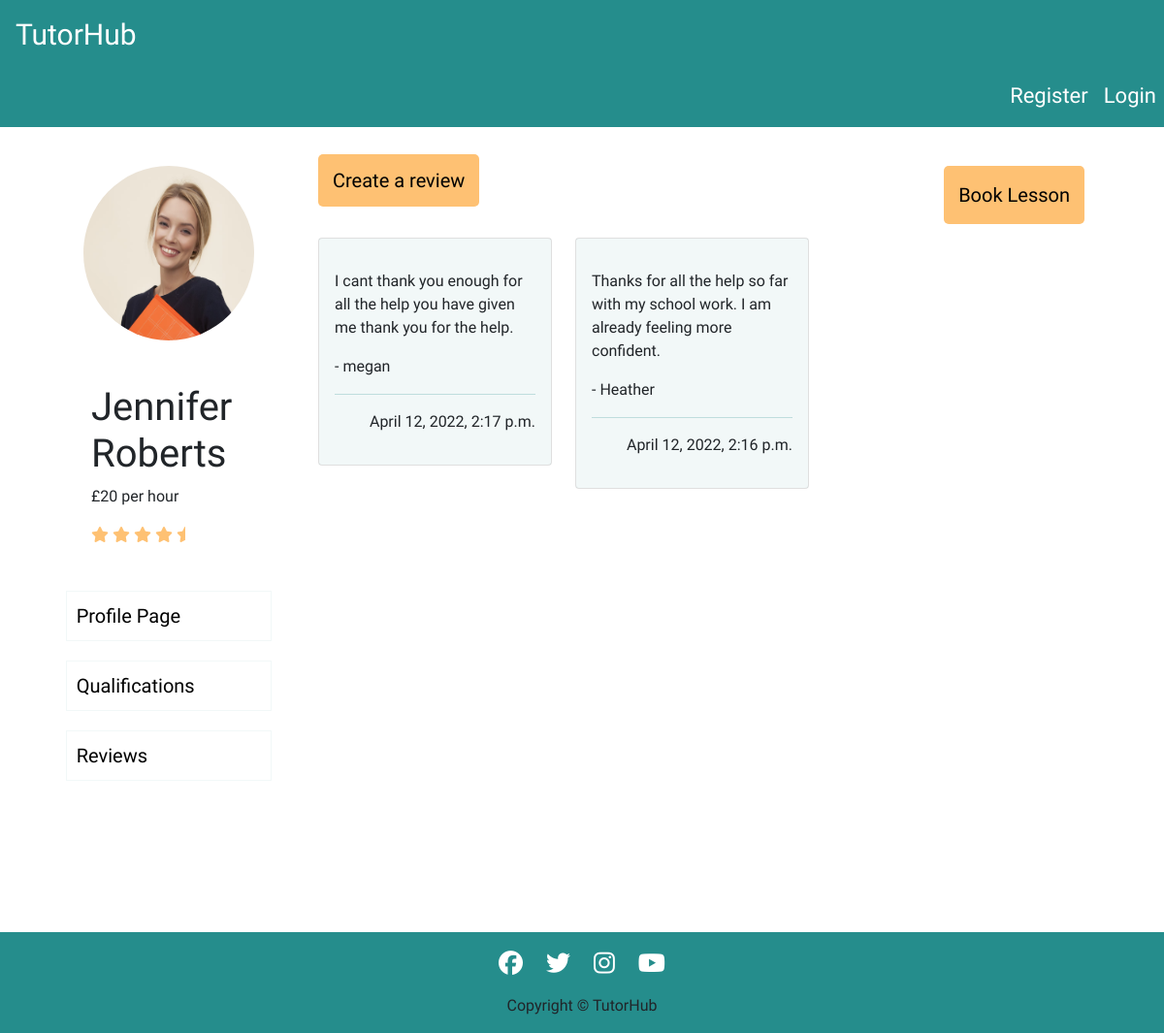
/tutors/tutor_two/reviews/, run on an earlier commit of the app's database.
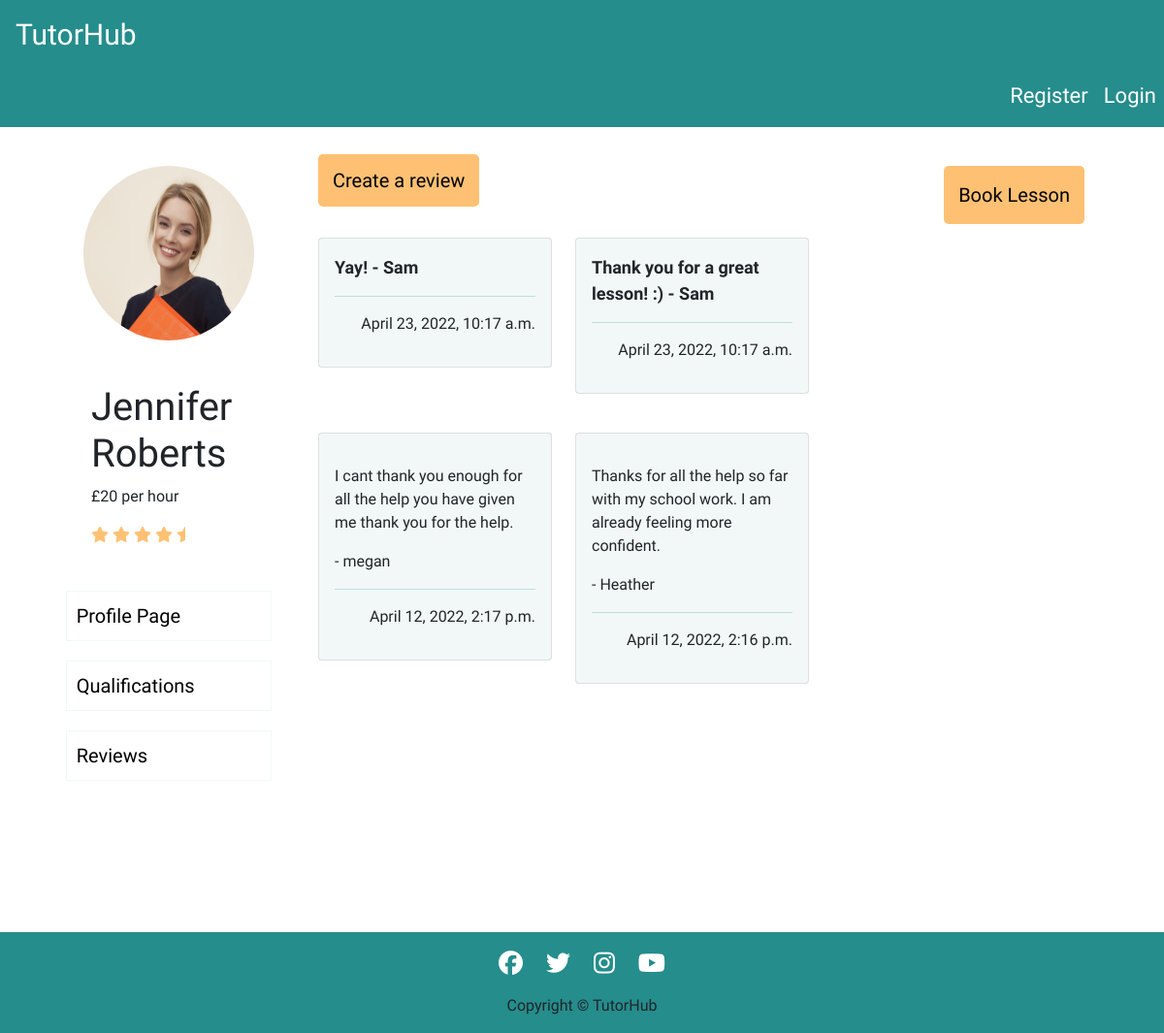
And on a later commit of the database.
### tutorprofile/models.py (models this page shows)
class Review(models.Model):
    tutor = models.CharField(max_length=50)
    student = models.ForeignKey(User, on_delete=models.CASCADE, related_name="review")
    review = models.CharField(max_length=150)
    created_on = models.DateTimeField(auto_now_add=True)
    class Meta:
        ordering = ['-created_on']

### tutorprofile/views.py (the view)
# urls.py: path('tutor_two/reviews/', views.ReviewListTutorTwo.as_view(), name='tutor_two_reviews'),
class ReviewListTutorTwo(generic.ListView):
    model = Review
    queryset = Review.objects.filter(Q(tutor='Jennifer Roberts')).order_by('-created_on')
    template_name = 'tutorprofile/tutor_two_reviews.html'
    paginate_by = 6

### tutorprofile/templates/tutorprofile/tutor_two_reviews.html (shortened to what this page needs)
{% extends "base.html" %}
{% load static %}
{% block content %}
<div class="container-fluid center-block">
    <div class="row profile">
        <div class="col-3">
            <div class="row">
                <div class="col-12 user-image">
                    <img src="../../../static/images/tutortwo.avif" alt="image of a tutor">
                </div>
            </div>
            <div class="row">
                <div class="col-12 user-info">
                    <h1>Jennifer Roberts</h1>
                    <p>£20 per hour</p>
                    <i class="fa-solid fa-star"></i>
                    <i class="fa-solid fa-star"></i>
                    <i class="fa-solid fa-star"></i>
                    <i class="fa-solid fa-star"></i>
                    <i class="fa-solid fa-star-half"></i>
                </div>
            </div>
            <div class="row center-block">
                <div class="col-10 page-buttons-container" >
                    <a href="{% url 'tutor_two_profile' %}" class="page-buttons">Profile Page</a>
                    <a href="{% url 'tutor_two_qualifications' %}" class="page-buttons">Qualifications</a>
                    <a href="{% url 'tutor_two_reviews' %}" class="page-buttons">Reviews</a>
                </div>
            </div>
        </div>
        <div class="col-6 booking-button" id="reviews-page">
            <a href="{% url 'tutor_two_create_review' %}">Create a review</a>
            <br />
            <br />
            <div class="row">
                {% for review in review_list %}
                    <div class="col-6 card_space">
                        <div class="card">
                            <div class="card-body color-card">
                                <p class="review_comment">{{ review.review|safe }} - {{ review.student }} </p>
                                <hr />
                                <p class="right">{{ review.created_on}}</p>
                            </div>
                        </div>
                    </div>
                {% endfor %}
            </div>
        </div>
        <div class="col-3" id="bookings-button">
            <div class="row booking-button">
                <a href="{% url 'tutor_two' %}" id="booking-btn">Book Lesson</a>
            </div>
        </div>
    </div>
</div>
{% endblock %}

### templates/base.html (shortened to what this page needs)
{% load static %}
<!DOCTYPE html>
<html lang="en">
<head>
    <link rel="stylesheet" href="https://cdnjs.cloudflare.com/ajax/libs/font-awesome/5.15.3/css/all.min.css">
    <link href="https://cdn.jsdelivr.net/npm/bootstrap@5.0.1/dist/css/bootstrap.min.css" rel="stylesheet"
>
    <link rel="stylesheet" href="{% static 'css/style.css' %}">
</head>
<body>
    <div class="col-12 header-nav">
        <a class="nav-link" href="{% url 'index' %}">TutorHub</a>
    </div>
    <nav class="navbar navbar-expand navbar-light">
        <div class="conatiner-fluid">
            <div class="row">
                <div class="col-8 nav-elements">
                    <ul class="navbar-nav mb-lg-0">
                        {% if user.is_authenticated %}
                        <li class="nav-item">
                            <a class="nav-link" href="{% url 'account_logout' %}">Logout</a>
                        </li>
                        <li class="nav-item">
                            <a class="nav-link" href="{% url 'profile' %}">Profile</a>
                        </li>
                        {% else %}
                        <li class="nav-item">
                            <a class="nav-link" href="{% url 'account_signup' %}">Register</a>
                        </li>
                        <li class="nav-item">
                            <a class="nav-link" href="{% url 'account_login' %}">Login</a>
                        </li>
                        {% endif %}
                    </ul>
                </div>
            </div>
        </div>
    </nav>
    <main>
        {% block content %}{% endblock content %}
    </main>
    <footer>
        <div class="container-fluid">
            <div class="row center footer">
                <ul>
                    <li><a href="https://www.facebook.com/" target="_blank" rel="noopener"
                            aria-label="Click here to go to our facebook page"><i class="fab fa-facebook"></i></a></li>
                    <li><a href="https://www.twitter.com/" target="_blank" rel="noopener"
                            aria-label="Click here to go to our twitter page"><i class="fab fa-twitter"></i></a></li>
                    <li><a href="https://www.instagram.com/" target="_blank" rel="noopener"
                            aria-label="Click here to go to our instagram page"><i class="fab fa-instagram"></i></a></li>
                    <li><a href="https://www.youtube.com/" target="_blank" rel="noopener"
                            aria-label="Click here to go to our youtube page"><i class="fab fa-youtube"></i></a></li>
                </ul>
                <p>Copyright © TutorHub</p>
            </div>
        </div>
    </footer>
</body>
</html>

### static/css/style.css (style rules this page uses)
html, body { max-width: 100%; overflow-x: hidden; font-family: 'Hubballi', cursive; }
.center { text-align: center; }
.navbar { background-color: #258d8c; justify-content: right; }
.navbar-light .navbar-nav .nav-link { color: white; }
.header-nav { color: white; padding-top: 5px; font-size: 30px; background-color: #258d8c; color: white; }
.header-nav a { margin-bottom: 0; text-decoration: none; color: white; }
.nav-elements { font-size: 22px; }
.center-block { display: flex; justify-content: center; }
hr { color: #258d8c; }
.profile { width: 100%; margin-top: 20px; padding: 20px; height: 810px; }
.user-info { margin-top: 25px; margin-left: 50px; margin-bottom: 25px; }
.user-info i { color: #fec173; }
.user-image { display: flex; height: 200px; width: 200px; justify-content: center; margin: auto; font-size: 150px; }
.user-image img { height: 180px; width: 100%; border-radius: 50%; }
.card_space { margin-bottom: 20px; margin-top: 20px; }
.review_comment { font-size: 18px; font-weight: bold; }
.right { text-align: right; float: right; }
.color-card { background-color: #258d8c0f; }
.page-buttons-container a { display: block; text-decoration: none; border: solid 1px #258d8c0f; width: 100%; margin: 20px 0; padding: 10px; color: black; font-size: 20px; }
.booking-button { float: right; padding-right: 50px; }
.booking-button a { border-radius: 5px; padding: 15px; background-color: #fec173; color: black; font-size: 20px; text-align: center; text-decoration: none; }
.footer { background-color: #258d8c; }
.footer li { display: inline; padding: 10px; }
.footer li i { color: white; font-size: 25px; margin-top: 20px; }

What changed in the data, as far as the page shows it:
added Review: review "Yay!", student "Sam", created_on "April 23, 2022, 10:17 a.m."
added Review: review "Thank you for a great lesson! :)", student "Sam", created_on "April 23, 2022, 10:17 a.m."
